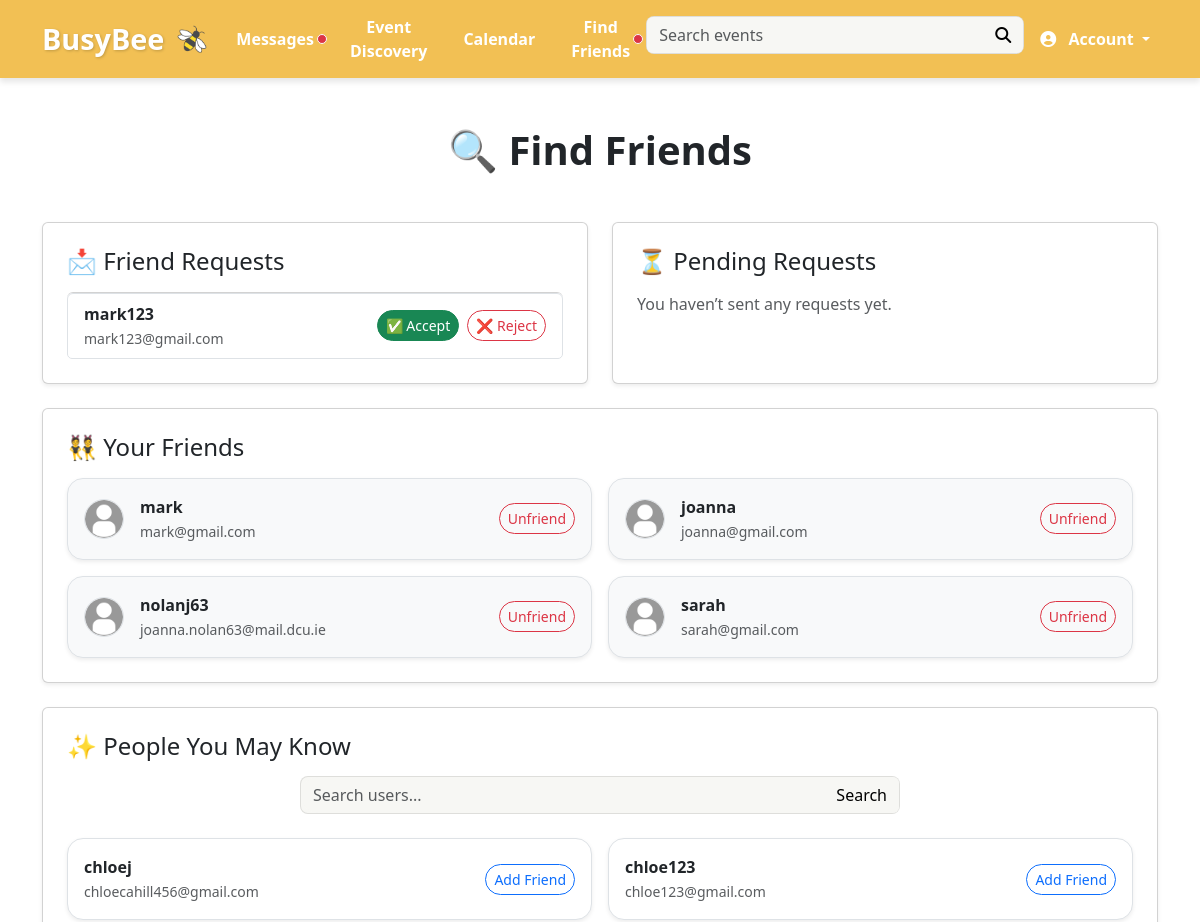
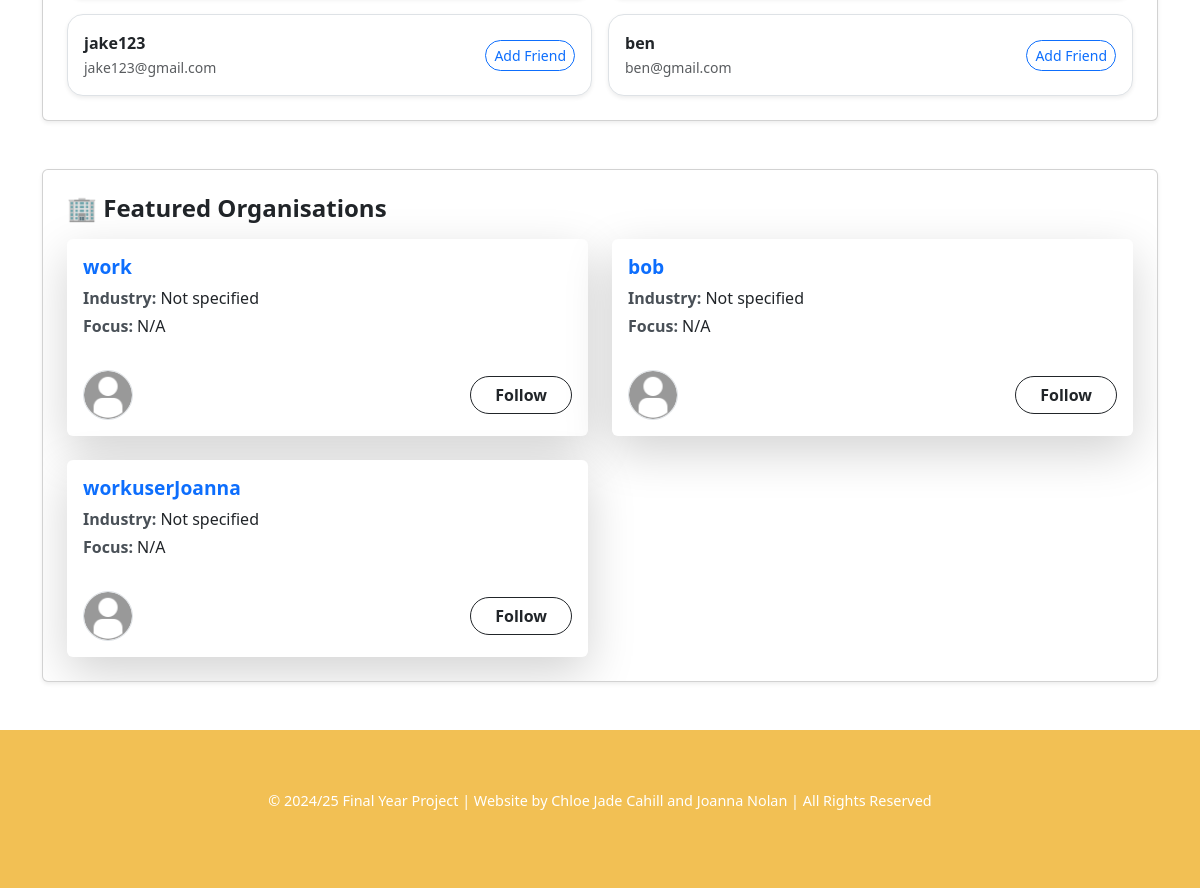
Page /find-friends/ (signed in) on the committed database (2 pictures, top to bottom).
### busybee/models.py (models this page shows, shortened)
class FriendRequest(models.Model):
    from_user = models.ForeignKey(User, related_name='sent_requests', on_delete=models.CASCADE)
    to_user = models.ForeignKey(User, related_name='received_requests', on_delete=models.CASCADE)
    timestamp = models.DateTimeField(auto_now_add=True)
    is_active = models.BooleanField(default=True)  # Used for accept/reject
    STATUS_CHOICES = [
        ('pending', 'Pending'),
        ('accepted', 'Accepted'),
        ('declined', 'Declined'),
    ]
    status = models.CharField(max_length=10, choices=STATUS_CHOICES, default='pending')

class User(AbstractUser):
    email = models.EmailField(unique=True)  # ensure email is unique
    phone_number = models.CharField(max_length=15, blank=True, null=True)
    date_of_birth = models.DateField(blank=True, null=True)
    profile_picture = models.ImageField(upload_to='profile_pics/', blank=True, null=True)
    bio = models.TextField(blank=True, null=True)
    is_work_user = models.BooleanField(default=False, verbose_name="Using for Work")  # true if using the app for work
    friends = models.ManyToManyField("self", blank=True, symmetrical=False, related_name='friend_set')
    company_name = models.CharField(max_length=255, blank=True, null=True)
    industry = models.CharField(max_length=255, blank=True, null=True)
    event_focus = models.CharField(max_length=255, blank=True, null=True)
    is_discoverable = models.BooleanField(default=True)
    work_description = models.TextField(blank=True, null=True)
    is_work_user = models.BooleanField(default=False)
    followers = models.ManyToManyField('self', symmetrical=False, related_name='following', blank=True)

### busybee/views.py (the view)
# urls.py: path('find-friends/', views.find_friends, name='find_friends'),
@login_required
def find_friends(request):
    query = request.GET.get('q', '')
    friends_list = request.user.friends.all()
    friend_ids = friends_list.values_list('id', flat=True)
    received_requests = FriendRequest.objects.filter(to_user=request.user, is_active=True)
    sent_requests = FriendRequest.objects.filter(from_user=request.user, is_active=True)
    excluded_ids = set(friend_ids) | \
                   set(received_requests.values_list('from_user_id', flat=True)) | \
                   set(sent_requests.values_list('to_user_id', flat=True)) | \
                   {request.user.id}
    potential_friends = User.objects.exclude(id__in=excluded_ids)
    following_orgs = request.user.following.filter(is_work_user=True)
    featured_orgs = User.objects.filter(is_work_user=True) \
                                .exclude(id__in=following_orgs.values_list('id', flat=True))
    if query:
        potential_friends = potential_friends.filter(
            Q(username__icontains=query) |
            Q(email__icontains=query)
        )
    context = {
        'query': query,
        'potential_friends': potential_friends,
        'received_requests': received_requests,
        'sent_requests': sent_requests,
        'friends_list': friends_list,
        'following_orgs': following_orgs,
        'featured_orgs' : featured_orgs,
    }
    return render(request, 'find_friends.html', context)

### busybee/context_processors.py (called while the page is built)
def pending_requests_count(request):
    if request.user.is_authenticated:
        count = FriendRequest.objects.filter(to_user=request.user).count()
        return {'pending_requests_count': count}
    return {'pending_requests_count': 0}

def pending_messages_count(request):
    if request.user.is_authenticated:
        count = Message.objects.filter(receiver=request.user, is_read=False).count()
        return {'pending_messages_count': count}
    return {}

### busybee/templates/find_friends.html (shortened to what this page needs)
{% extends 'base.html' %}
{% block content %}
<div class="container py-5">
    <h1 class="fw-bold text-center mb-5">🔍 Find Friends</h1>
    <div class="row g-4">
        <div class="col-lg-6">
            <div class="card shadow-sm p-4 h-100">
                <h4 class="mb-3">📩 Friend Requests</h4>
                {% if received_requests %}
                    <ul class="list-group">
                        {% for request in received_requests %}
                            <li class="list-group-item d-flex justify-content-between align-items-center">
                                <div>
                                    <strong>{{ request.from_user.username }}</strong><br>
                                    <small class="text-muted">{{ request.from_user.email }}</small>
                                </div>
                                <div>
                                    <form method="post" action="{% url 'handle_friend_request' request.id 'accept' %}" class="d-inline">
                                        <button class="btn btn-success btn-sm me-1 rounded-pill">✅ Accept</button>
                                    </form>
                                    <form method="post" action="{% url 'handle_friend_request' request.id 'reject' %}" class="d-inline">
                                        <button class="btn btn-outline-danger btn-sm rounded-pill">❌ Reject</button>
                                    </form>
                                </div>
                            </li>
                        {% endfor %}
                    </ul>
                {% else %}
                    <p class="text-muted">No incoming requests.</p>
                {% endif %}
            </div>
        </div>
        <div class="col-lg-6">
            <div class="card shadow-sm p-4 h-100">
                <h4 class="mb-3">⏳ Pending Requests</h4>
                {% if sent_requests %}
                    <ul class="list-group">
                        {% for request in sent_requests %}
                            <li class="list-group-item d-flex justify-content-between align-items-center">
                                <div>
                                    <strong>{{ request.to_user.username }}</strong><br>
                                    <small class="text-muted">{{ request.to_user.email }}</small>
                                </div>
                                <div class="d-flex flex-column align-items-end gap-2">
                                    <span class="badge bg-warning text-dark rounded-pill px-3">Pending</span>
                                    <form method="post" action="{% url 'cancel_friend_request' request.to_user.id %}">
                                        {% csrf_token %}
                                        <button class="btn btn-outline-danger btn-sm rounded-pill px-3">Cancel</button>
                                    </form>
                                </div>
                            </li>
                        {% endfor %}
                    </ul>
                {% else %}
                    <p class="text-muted">You haven’t sent any requests yet.</p>
                {% endif %}
            </div>
        </div>
        <div class="col-12">
            <div class="card shadow-sm p-4">
                <h4 class="mb-3">👯 Your Friends</h4>
                {% if friends_list %}
                    <div class="row row-cols-1 row-cols-md-2 g-3">
                        {% for friend in friends_list %}
                            <div class="col">
                                <div class="d-flex align-items-center justify-content-between border rounded-4 p-3 bg-light shadow-sm">
                                    <div class="d-flex align-items-center gap-3">
                                        {% if friend.profile_picture %}
                                            <img src="{{ friend.profile_picture.url }}" alt="Avatar" class="rounded-circle border" style="width: 40px; height: 40px; object-fit: cover;">
                                        {% else %}
                                            <img src="/static/images/Default_Profile_Pic.jpg" alt="Default" class="rounded-circle border" style="width: 40px; height: 40px; object-fit: cover;">
                                        {% endif %}
                                        <div>
                                            <strong>{{ friend.username }}</strong><br>
                                            <small class="text-muted">{{ friend.email }}</small>
                                        </div>
                                    </div>
                                    <form method="post" action="{% url 'unfriend' friend.id %}">
                                        <button class="btn btn-outline-danger btn-sm rounded-pill">Unfriend</button>
                                    </form>
                                </div>
                            </div>
                        {% endfor %}
                    </div>
                {% else %}
                    <p class="text-muted">You have no friends yet 🥲</p>
                {% endif %}
            </div>
        </div>
        <div class="col-12">
            <div class="card shadow-sm p-4">
                <h4 class="mb-3">✨ People You May Know</h4>
                <form method="get" class="input-group mb-4" style="max-width: 600px; margin: 0 auto;">
                    <input type="text" name="q" class="form-control rounded-start-pill" placeholder="Search users..." value="{{ request.GET.q }}">
                    <button type="submit" class="btn btn-primary">Search</button>
                </form>
                {% if potential_friends %}
                    <div class="row row-cols-1 row-cols-md-2 g-3">
                        {% for user in potential_friends %}
                            {% if not user.is_work_user %}
                                <div class="col">
                                    <div class="d-flex justify-content-between align-items-center border rounded-4 p-3 shadow-sm bg-white">
                                        <div>
                                            <strong>{{ user.username }}</strong><br>
                                            <small class="text-muted">{{ user.email }}</small>
                                        </div>
                                        <form method="post" action="{% url 'send_friend_request' user.id %}">
                                            <button class="btn btn-outline-primary btn-sm rounded-pill">Add Friend</button>
                                        </form>
                                    </div>
                                </div>
                            {% endif %}
                        {% endfor %}
                    </div>
                {% else %}
                    <p class="text-muted text-center">No matching users found 🤷‍♀️</p>
                {% endif %}
            </div>
        </div>
    </div>
    <div class="card shadow-sm p-4 mt-5">
        <h4 class="mb-3 fw-bold">🏢 Featured Organisations</h4>
        <div class="row row-cols-1 row-cols-md-2 g-4">
            {% for org in featured_orgs %}
            <div class="col">
              <div class="card h-100 shadow-lg border-0 company-card">
                <div class="card-body d-flex flex-column justify-content-between">
                  <div>
                    <h5 class="card-title text-primary fw-bold">
                      {{ org.company_name|default:org.username }}
                    </h5>
                    <p class="mb-1">
                      <strong class="text-dark-emphasis">Industry:</strong>
                      {{ org.industry|default:"Not specified" }}
                    </p>
                    <p>
                      <strong class="text-dark-emphasis">Focus:</strong>
                      {{ org.focus_area|default:"N/A" }}
                    </p>
                  </div>
                  <div class="d-flex align-items-center justify-content-between mt-3">
                    {% if org.profile_picture %}
                      <img src="{{ org.profile_picture.url }}" alt="Logo"
                           class="rounded-circle border"
                           style="width: 50px; height: 50px; object-fit: cover;">
                    {% else %}
                      <img src="/static/images/Default_Profile_Pic.jpg" alt="Default"
                           class="rounded-circle border"
                           style="width: 50px; height: 50px; object-fit: cover;">
                    {% endif %}
                    <form method="post" action="{% url 'follow_work_user' org.id %}">
                      <button class="btn btn-outline-dark rounded-pill px-4 fw-semibold">
                        Follow
                      </button>
                    </form>
                  </div>
                </div>
              </div>
            </div>
          {% empty %}
            <p class="text-muted text-center">No featured organisations to follow.</p>
          {% endfor %}
        </div>
      </div>
    </div>
    {% endblock %}

### busybee/static/css/style.css (style rules this page uses)
:root { margin: 0px; font-family: 'Open Sans', sans-serif; box-sizing: border-box; }
:root { --main-color: #f2c054; --hover-color: #e9b035; --dark-text: #342d1e; --faded-text: #797971; --light-bg: #f7f7f4; }
* { scroll-behavior: smooth; padding: 0; }
html, body { max-width: 100%; margin: 0; overflow-x: hidden; }
ul { list-style-type: none; }
p { line-height: 1.5; }
.input-group { background: var(--light-bg) !important; border-radius: 8px !important; border: 1px solid rgba(0,0,0,0.1) !important; }
.form-control { background: var(--light-bg) !important; color: black !important; border: none !important; }
.btn-primary { background: var(--light-bg) !important; border: none !important; color: black !important; transition: all 400ms; }
.btn-primary { background-color: #476bce; border: none; color: black; }
.list-group-item { cursor: pointer; }
.card { box-shadow: 0 4px 8px rgba(0, 0, 0, 0.1); border-radius: 8px; overflow: hidden; }
.card img { height: 200px; object-fit: cover; }
.card-title { font-size: 1.2rem; font-weight: bold; }

### rows in the picture
FriendRequest: from_user.username "mark123", from_user.email "mark123@gmail.com"
User: username "mark", email "mark@gmail.com"
User: username "joanna", email "joanna@gmail.com"
User: username "nolanj63", email "joanna.nolan63@mail.dcu.ie"
User: username "sarah", email "sarah@gmail.com"
User: username "chloej", email "chloecahill456@gmail.com"
User: username "chloe123", email "chloe123@gmail.com"
User: username "jake123", email "jake123@gmail.com"
User: username "ben", email "ben@gmail.com"
User: company_name "work", industry "Not specified", focus_area "N/A"
User: company_name "bob", industry "Not specified", focus_area "N/A"
User: company_name "workuserJoanna", industry "Not specified", focus_area "N/A"
